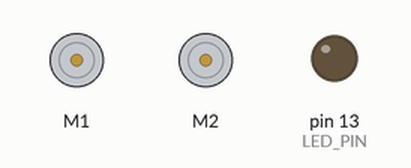
A sketch run on a simulated Arduino Uno, built with avr-gcc and run on an emulated ATmega328P. Shown: 2 × DC motor (green arrow = forward, orange = backward, longer = faster), output pins drawn as LEDs (lit = HIGH). What the sketch prints to the serial monitor is not drawn.

Above: at 7.4 s.
Timing chart, 0 to 10.0 s (numbered marks = the images above):
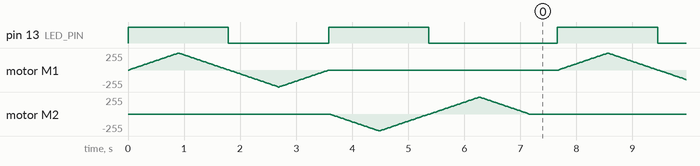

The sketch:

DRV8835MotorShieldDemo.ino
```cpp
#include <DRV8835MotorShield.h>

/*
 * This example uses the DRV8835MotorShield library to drive each motor with the
 * Pololu DRV8835 Dual Motor Driver Shield for Arduino forward, then backward.
 * The yellow user LED is on when a motor is set to a positive speed and off when
 * a motor is set to a negative speed.
 */

#define LED_PIN 13

DRV8835MotorShield motors;

void setup()
{
  Serial.begin(9600);  // Start serial communication
  pinMode(LED_PIN, OUTPUT);

  // uncomment one or both of the following lines if your motors' directions need to be flipped
  //motors.flipM1(true);
  motors.flipM2(true);
}

void loop()
{
  // run M1 motor with positive speed

  digitalWrite(LED_PIN, HIGH);
  Serial.println("m1forward");
  for (int speed = 0; speed <= 400; speed++)
  {
    motors.setM1Speed(speed);
    delay(2);
  }

  for (int speed = 400; speed >= 0; speed--)
  {
    motors.setM1Speed(speed);
    delay(2);
  }

  // run M1 motor with negative speed

  digitalWrite(LED_PIN, LOW);
  Serial.println("m1reverse");
  for (int speed = 0; speed >= -400; speed--)
  {
    motors.setM1Speed(speed);
    delay(2);
  }

  for (int speed = -400; speed <= 0; speed++)
  {
    motors.setM1Speed(speed);
    delay(2);
  }

  // run M2 motor with positive speed

  digitalWrite(LED_PIN, HIGH);
  Serial.println("m2forward");
  for (int speed = 0; speed <= 400; speed++)
  {
    motors.setM2Speed(speed);
    delay(2);
  }

  for (int speed = 400; speed >= 0; speed--)
  {
    motors.setM2Speed(speed);
    delay(2);
  }

  // run M2 motor with negative speed

  digitalWrite(LED_PIN, LOW);
  Serial.println("m2reverse");
  for (int speed = 0; speed >= -400; speed--)
  {
    motors.setM2Speed(speed);
    delay(2);
  }

  for (int speed = -400; speed <= 0; speed++)
  {
    motors.setM2Speed(speed);
    delay(2);
  }

  delay(500);
}
```

Measured:
- by itself, pin 13 (LED_PIN): repeats every 7.7 s: LOW 1.8 s, HIGH 1.8 s, LOW 2.3 s, HIGH 1.8 s
